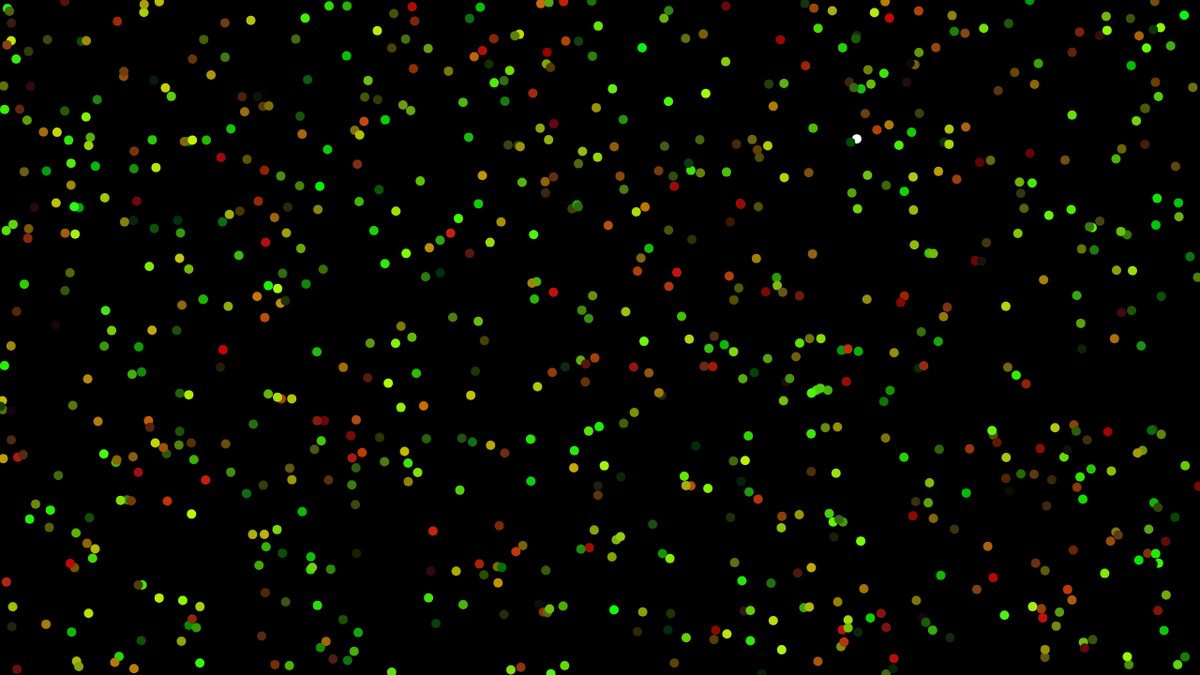
Frame 1 (no input)
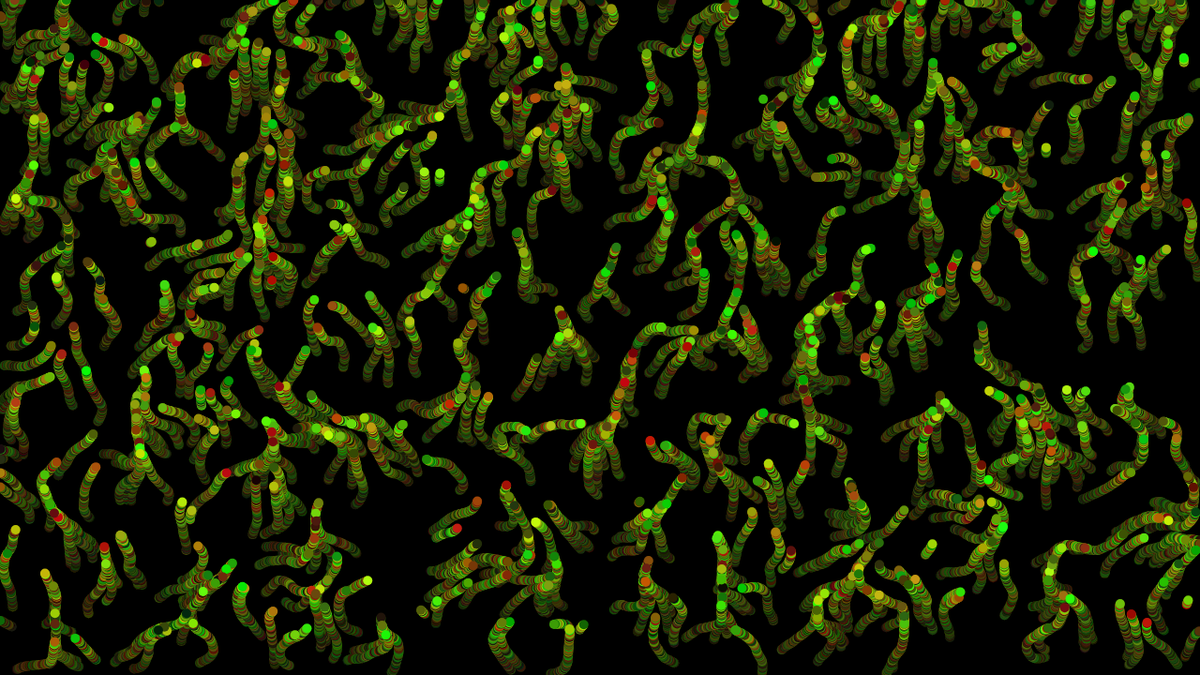
Frame 60 (no input)
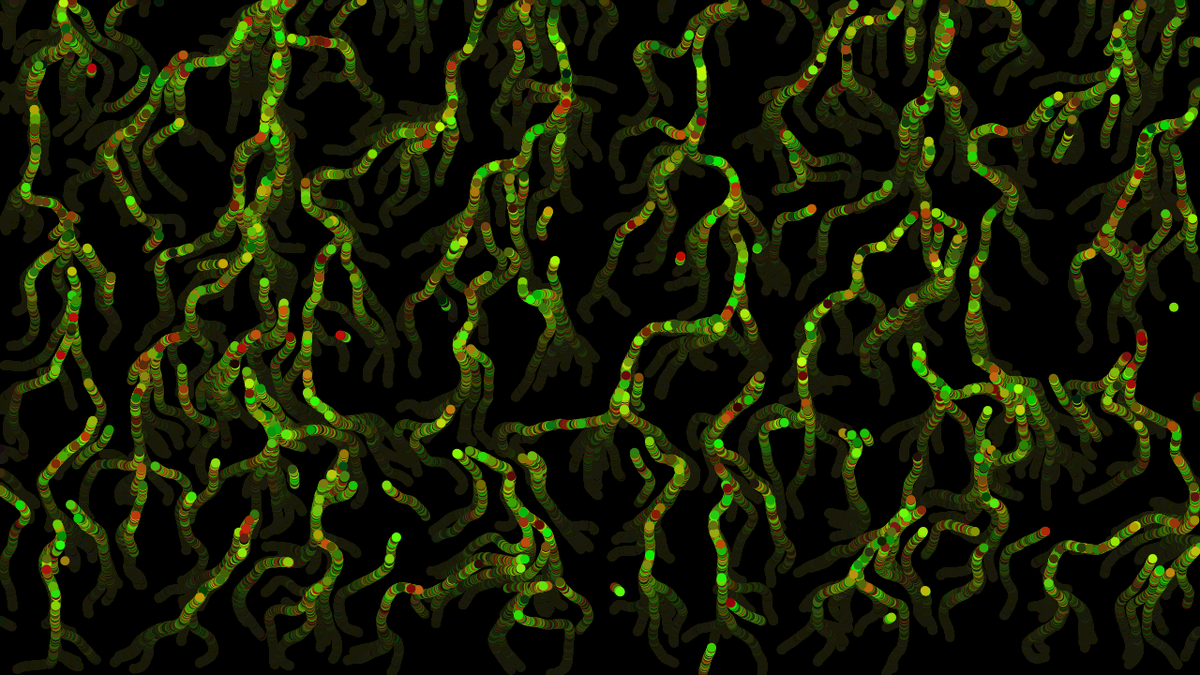
Frame 120 (the mouse pressed at the canvas centre since frame 60)

The p5.js sketch that drew these frames (run headless with seeded random() and noise() and a simulated clock; from frame 60 on, the mouse is pressed at the canvas centre):

// p5.js sketch
// ── sketch.js
let agents, stepSize, numAgents, agentSize, noiseScale

function setup() {
  createCanvas(1280,720)

  numAgents = 800
  frameRate(30)
  agents = []

  agentSize = 10

  noiseScale = .0225

  for(let i = 0; i < numAgents; i += 1) {
    agents[i] = {
      x: random(width),
      y: random(height),
      colorR: random(255),
      colorG: random(255),
      colorB: random(255)
    }
  }

  stepSize = 1
  noStroke()
  background(0)
}

function draw() {
  background(0, 5)

  update()


  for(let i = 0; i < numAgents; i += 1) {
    ellipse(agents[i].x, agents[i].y, agentSize, agentSize)
    fill(random(200), random(255), random(20))
  }
}
function update() {
  for(let i = 0; i < numAgents; i += 1) {
    let angle = noise(agents[i].x * noiseScale, agents[i].y * noiseScale) * TWO_PI

    agents[i].x += sin(angle) * stepSize
    agents[i].y += cos(angle) * stepSize

    if((agents[i].x > width) || (agents[i].x < 0) || (agents[i].y <0) || (agents[i].y > height)){
      agents[i].x = random(width)
      agents[i].y = random(height)
    }
  }
}
